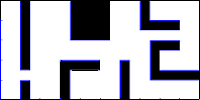
%> input picture FinalExam/Q3/CustomMapB.png, 200 x 100 px
$ octave MazeMap.m   (GNU Octave 9; MATLAB toolbox functions it lacks are replaced by stand-ins)
%> lines starting %> are read from the running program, lines starting %| are printed output that depends on the picture; in (x1, y1, x2, y2) boxes, pixels count from 0 and x2, y2 are one past the last pixel; in counts of white or black regions, pixels touching at a corner belong together; the program's own positions count from 1
%% Planning map

I = imread('CustomMapB.png');
%> I is the input picture: size 100x200x3 uint8; mean R, G, B 181.6, 181.6, 190.6
map = im2bw(I, 0.7); % Convert to 0-1 image
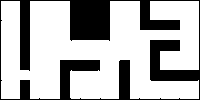
%> map: size 100x200 logical; 70.8% white; 1 black region, box (x1, y1, x2, y2) and area: (0, 0, 200, 100) 5841
map = 1-flipud(map)'; % Convert to 0 free, 1 occupied and flip.
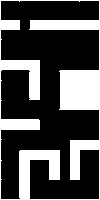
%> map: size 200x100 double; values 0 (black) and 1 (white), 29.2% white; 1 white region, box (x1, y1, x2, y2) and area: (0, 0, 100, 200) 5841
[M,N]= size(map); % Map size
%> M = 200; N = 100

% Robot start position
dxy = 0.1;
startpos = [1 9.5];

% Target location
searchgoal = [16.5 4];

% Plotting
figure(1); clf; hold on;
axis([ 0 200 0 100])

colormap('gray');
imagesc(1-map');
plot(startpos(1)/dxy, startpos(2)/dxy, 'ro', 'MarkerSize',10, 'LineWidth', 3);
plot(searchgoal(1)/dxy, searchgoal(2)/dxy, 'gx', 'MarkerSize',10, 'LineWidth', 3 );
axis equal
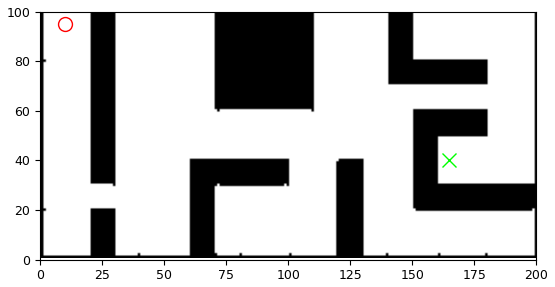
%> figure redrawn from the program's plot data
